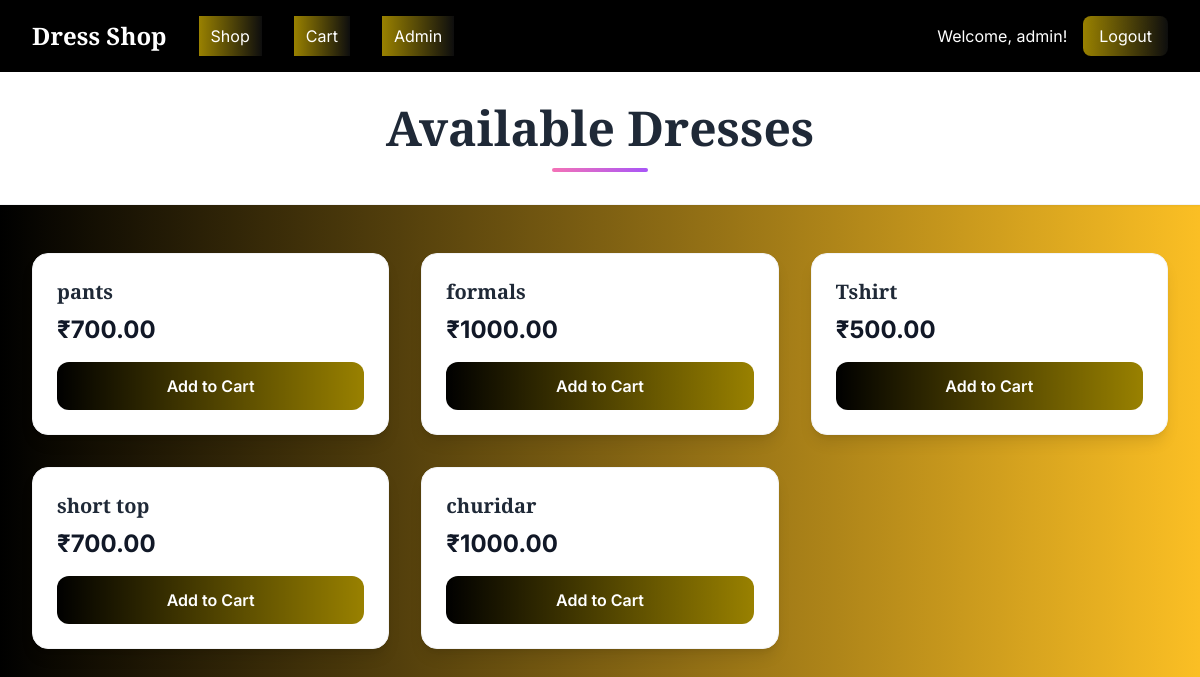
Screenshot of /items (signed in) with the database file from the repository.
### app.py (models this page shows, shortened)
class User(db.Model):
    id = db.Column(db.Integer, primary_key=True)
    username = db.Column(db.String(80), unique=True, nullable=False)
    password_hash = db.Column(db.String(200), nullable=False)
    is_admin = db.Column(db.Boolean, default=False)
    created_at = db.Column(db.DateTime, default=datetime.utcnow)

class Item(db.Model):
    id = db.Column(db.Integer, primary_key=True)
    name = db.Column(db.String(120), nullable=False)
    price = db.Column(db.Float, nullable=False, default=0.0)
    image_url = db.Column(db.String(500), nullable=True)
    created_at = db.Column(db.DateTime, default=datetime.utcnow)

### app.py (the view)
@app.route('/items')
def items():
    items = Item.query.order_by(Item.created_at.desc()).all()
    return render_template('items.html', items=items, user=current_user())

### app.py (called while the page is built)
def current_user():
    uid = session.get('user_id')
    if not uid:
        return None
    return User.query.get(uid)

### templates/items.html (shortened to what this page needs)
<!DOCTYPE html>
<html lang="en">
<head>
    <script src="https://cdn.tailwindcss.com"></script>
</head>
<body class="bg-gradient-to-l from-amber-400 to-black min-h-screen font-inter">
    <nav class="nav-bar text-white shadow-lg">
        <div class="max-w-7xl mx-auto px-4 sm:px-6 lg:px-8">
            <div class="flex justify-between items-center py-4">
                <div class="flex items-center space-x-8">
                    <h1 class="text-2xl font-playfair font-bold">Dress Shop</h1>
                    <a href="{{ url_for('items') }}" class="nav-link px-3 py-2 text-white hover:text-gray-200">
                        Shop
                    </a>
                    <a href="{{ url_for('cart') }}" class="nav-link px-3 py-2 text-white hover:text-gray-200">
                        Cart
                    </a>
                    {% if user and user.is_admin %}
                        <a href="{{ url_for('admin') }}" class="nav-link px-3 py-2 text-white hover:text-gray-200">
                            Admin
                        </a>
                    {% endif %}
                </div>
                <div class="flex items-center space-x-4">
                    {% if user %}
                        <span class="text-white">Welcome, {{ user.username }}!</span>
                        <a href="{{ url_for('logout') }}" class="nav-link px-4 py-2 bg-white bg-opacity-20 rounded-lg text-white hover:bg-opacity-30">
                            Logout
                        </a>
                    {% else %}
                        <a href="{{ url_for('login') }}" class="nav-link px-4 py-2 bg-white bg-opacity-20 rounded-lg text-white hover:bg-opacity-30">
                            Login
                        </a>
                    {% endif %}
                </div>
            </div>
        </div>
    </nav>
    <div class="bg-white shadow-sm border-b border-gray-100">
        <div class="max-w-7xl mx-auto px-4 sm:px-6 lg:px-8 py-8">
            <h2 class="text-4xl md:text-5xl font-playfair font-bold text-gray-800 text-center">
                Available Dresses
            </h2>
            <div class="w-24 h-1 bg-gradient-to-r from-pink-400 to-purple-500 mx-auto mt-4 rounded-full"></div>
        </div>
    </div>
    <div class="max-w-7xl mx-auto px-4 sm:px-6 lg:px-8 py-12">
        <div class="grid-container">
            {% for item in items %}
            <div class="card-hover bg-white rounded-2xl shadow-lg overflow-hidden border border-gray-100">
                <div class="p-6">
                    <h3 class="text-xl font-playfair font-semibold text-gray-800 mb-2">
                        {{ item.name }}
                    </h3>
                    <p class="text-2xl font-bold text-gray-900 mb-4">₹{{ '%.2f'|format(item.price) }}</p>
                    <form action="{{ url_for('add_to_cart', item_id=item.id) }}" method="post" class="w-full">
                        <button type="submit" class="add-to-cart-btn w-full text-white font-semibold py-3 px-6 rounded-xl">
                            Add to Cart
                        </button>
                    </form>
                </div>
            </div>
            {% endfor %}
        </div>
    </div>
</body>
</html>

### templates/items.html (style rules this page uses)
.font-playfair { font-family: 'Playfair Display', serif; }
.font-inter { font-family: 'Inter', sans-serif; }
.card-hover { transition: all 0.3s ease; }
.add-to-cart-btn { background: linear-gradient(rgba(0,0,0,0.4), rgba(0,0,0,0.4)), linear-gradient(to left, #FFD700, #000000); transition: all 0.3s ease; }
.grid-container { display: grid; grid-template-columns: repeat(auto-fill, minmax(320px, 1fr)); gap: 2rem; }
.nav-bar { background: linear-gradient(rgba(0,0,0,0.6), rgba(0,0,0,0.6)), linear-gradient(to left, #000000, #000000); }
.nav-link { transition: all 0.3s ease; background: linear-gradient(rgba(0,0,0,0.4), rgba(0,0,0,0.4)), linear-gradient(to left, #171717, #ffd700); }

### rows the page displays
User: username "admin"
Item: name "pants", price "700.00"
Item: name "formals", price "1000.00"
Item: name "Tshirt", price "500.00"
Item: name "short top", price "700.00"
Item: name "churidar", price "1000.00"
